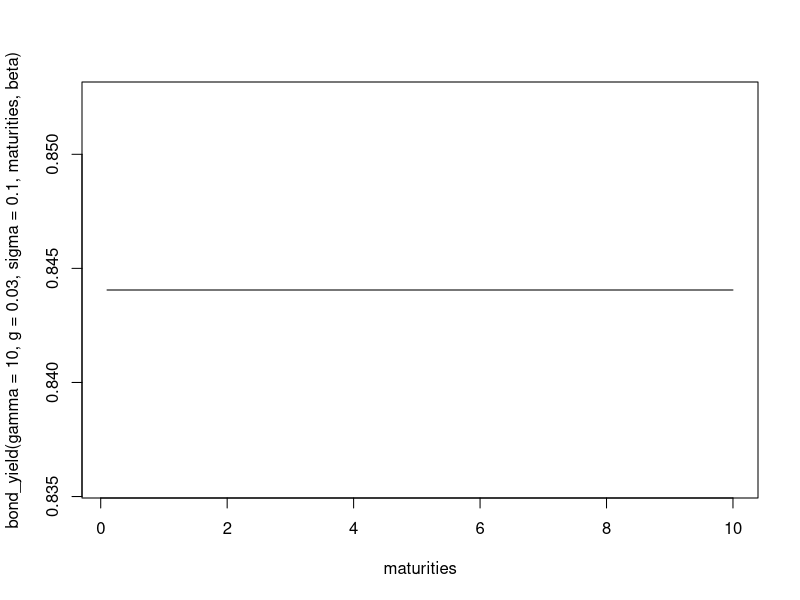
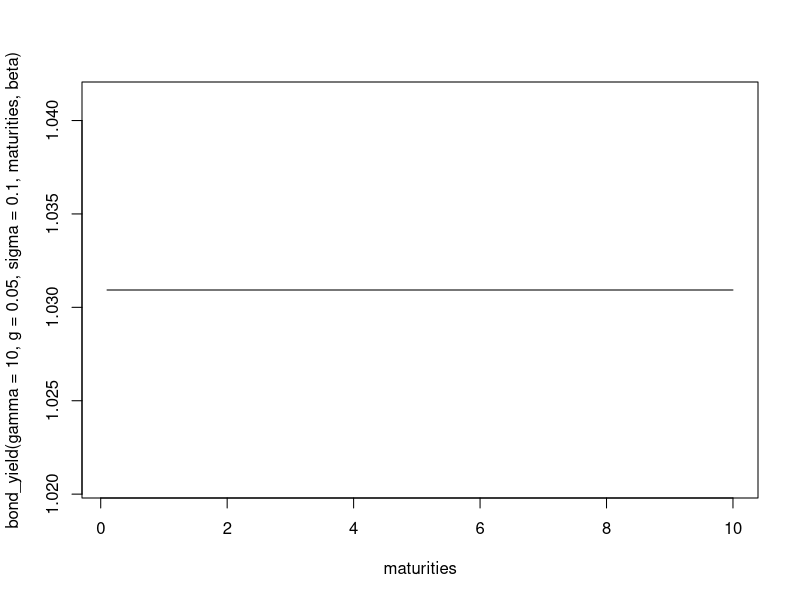
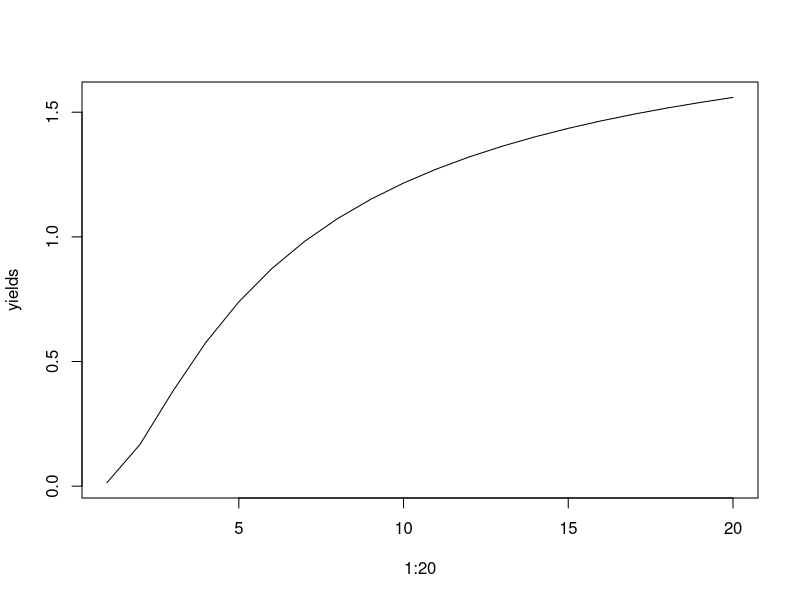

These figures' R source, in order:
bond_price <- function(gamma, g, sigma, j, beta){
  return(beta^j * (exp(j*(-gamma *g + 0.5 * gamma^2 *sigma^2))))
}

bond_yield <- function(gamma, g, sigma, j, beta){
  Qb <- beta^j * (exp(j*(-gamma *g + 0.5 * gamma^2 *sigma^2)))
  return(Qb^(-1/j))
}

maturities <- seq(0.1, 10, by = 0.1)
gamma <- 2
sigma <- 0.1
beta <- 0.97
g <- 0.05

plot(maturities, bond_yield(gamma = 10, g = 0.03, sigma = 0.1, maturities, beta), type= "l")
plot(maturities, bond_yield(gamma = 10, g = 0.05, sigma = 0.1, maturities, beta), type= "l")



# pricing with an AR(1) growth process 
maturity <- 25
phi <- 0.9
gbar = 0.03
sigma_e <- 0.1
sigma_y <- 0.05
g_t <- 0.04

bond_price_ar1 <- function(maturity, gamma,beta,  phi, gbar, sigma_e, sigma_y, g_t){
  sum_mean_term <- 0
  sum_epsilon_term <- 0

  for(k in 1:maturity) {
      sum_mean_term <- sum_mean_term + phi^k * (1 - phi) * gbar
  }
    
  for(k in 1:maturity) {
    sum_epsilon_term <- sum_epsilon_term + phi^(2*(k - 1)) + sigma_e^2
  }
    
    
  X <- -gamma * sum_mean_term - gamma  * phi^maturity * g_t + 0.5 * gamma^2 * sum_epsilon_term #+ 0.5 * gamma^2 * sigma_y^2
  bond_price <- beta^maturity * exp(X)
  yield <- bond_price^(-1/maturity)
  return(yield)
}

yields <- bond_price_ar1(maturity = 1:20, gamma = 3, beta = 0.5, phi = 0.4, gbar= -0.1, sigma_e = 0.3, sigma_y = 0.1, g_t = 0.03)
plot(1:20, yields, type = "l")
